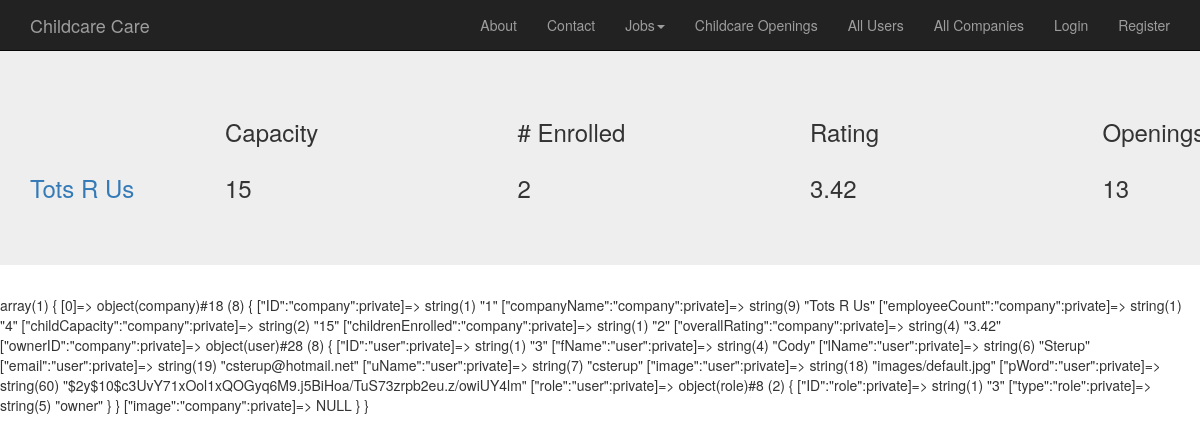
Screenshot of /index.php?action=viewCompanies with the database file from the repository.
### tables this page shows
CREATE TABLE `company` (
  `id` int(11) NOT NULL,
  `companyName` varchar(100) NOT NULL,
  `employeeCount` int(11) NOT NULL,
  `childCapacity` int(11) NOT NULL,
  `childrenEnrolled` int(11) NOT NULL,
  `overallRating` float DEFAULT NULL,
  `ownerID` int(11) NOT NULL,
  `companyImage` varchar(50) DEFAULT NULL
);

### models/company_db.php (called while the page is built, shortened)
<?php
class company_db {
    public static function select_all() {
        $db = Database::getDB();
        $queryUsers = 'SELECT * FROM company';
        $statement = $db->prepare($queryUsers);
        $statement->execute();
        $rows = $statement->fetchAll();
        foreach ($rows as $value) {
            $owner = user_db::get_user_by_id($value['ownerID']);
            $company = new company($value['id'], $value['companyName'], $value['employeeCount'], $value['childCapacity'], $value['childrenEnrolled'], $value['overallRating'], $owner, $value['companyImage']);
            $companies[]=$company;
        }
        return $companies;
    }
}

### models/user_db.php (called while the page is built, shortened)
<?php
class user_db {
    public static function get_user_by_id($id) {
        $db = Database::getDB();
        $query = 'SELECT *
              FROM user
              WHERE ID= :id';
        $statement = $db->prepare($query);
        $statement->bindValue(':id', $id);
        $statement->execute();
        $value = $statement->fetch();
        $userRole = role_db::get_role_by_id($value['roleID']);
        $users = new user($value['id'], $value['fName'], $value['lName'], $value['email'], $value['uName'], $value['pWord'], $value['image'], $userRole);
        return $users;
    }
}

### models/role_db.php (called while the page is built, shortened)
<?php
class role_db {
    public static function get_role_by_id($id) {
        $db = Database::getDB();
        $query = 'SELECT *
              FROM role
              WHERE ID= :id';
        $statement = $db->prepare($query);
        $statement->bindValue(':id', $id);
        $statement->execute();
        $value = $statement->fetch();
        $role = new role($value['id'], $value['type']);
        return $role;
    }
}

### models/company.php (called while the page is built, shortened)
<?php
class company {
    private $ID, $companyName, $employeeCount, $childCapacity, $childrenEnrolled, $overallRating, $ownerID, $image;
    function __construct($ID, $companyName, $employeeCount, $childCapacity, $childrenEnrolled, $overallRating, user $ownerID = null, $image) {
        $this->ID = $ID;
        $this->companyName = $companyName;
        $this->childCapacity = $childCapacity;
        $this->childrenEnrolled = $childrenEnrolled;
        $this->overallRating = $overallRating;
    }
    function getID() {
        return $this->ID;
    }
    function getCompanyName() {
        return $this->companyName;
    }
    function getChildCapacity() {
        return $this->childCapacity;
    }
    function getChildrenEnrolled() {
        return $this->childrenEnrolled;
    }
    function getOverallRating(){
        return $this->overallRating;
    }
}

### views/allCompanies.php (the view, shortened to what this page needs)
<!DOCTYPE html>
<html lang="en">
    <head>
        <?php include ('css/css.php'); ?>
    </head>
    <body>
        <?php include('nav.php') ?>
        <div class="jumbotron">
            <div class="container">
            <div class="row">
                <div class="col-md-2">
                </div>
                <div class="col-md-3">
                    <h3>Capacity</h3>
                </div>
                <div class="col-md-3">
                    <h3># Enrolled</h3>
                </div>
                <div class="col-md-3">
                    <h3>Rating</h3>
                </div>
                <div class="col-md-1">
                    <h3>Openings</h3>
                </div>
            </div>
            <?php foreach ($companies as $c) : ?>
                <div class="row">
                    <div class="col-md-2">
                        <h3><a href="index.php?action=viewCompanyProfile&amp;id=<?php echo $c->getID(); ?>"><?php echo $c->getCompanyName(); ?></a></h3>
                    </div>
                    <div class="col-md-3">
                        <h3><?php echo $c->getChildCapacity(); ?></h3>
                    </div>
                    <div class="col-md-3">
                        <h3><?php echo $c->getChildrenEnrolled(); ?></h3>
                    </div>
                    <div class="col-md-3">
                        <h3><?php echo $c->getOverallRating(); ?></h3>
                    </div>
                    <div class="col-md-1">
                        <h3><?php echo $c->getChildCapacity()- $c->getChildrenEnrolled(); ?></h3>
                    </div>
                </div>
            <?php endforeach; ?>
        </div>
        </div>
        <?php var_dump($companies); ?>
    </body>
</html>

### rows the page displays
company: companyName "Tots R Us", childCapacity "15", childrenEnrolled "2", overallRating "3.42", $c->getChildCapacity()- $c->getChildrenEnrolled() "13"
